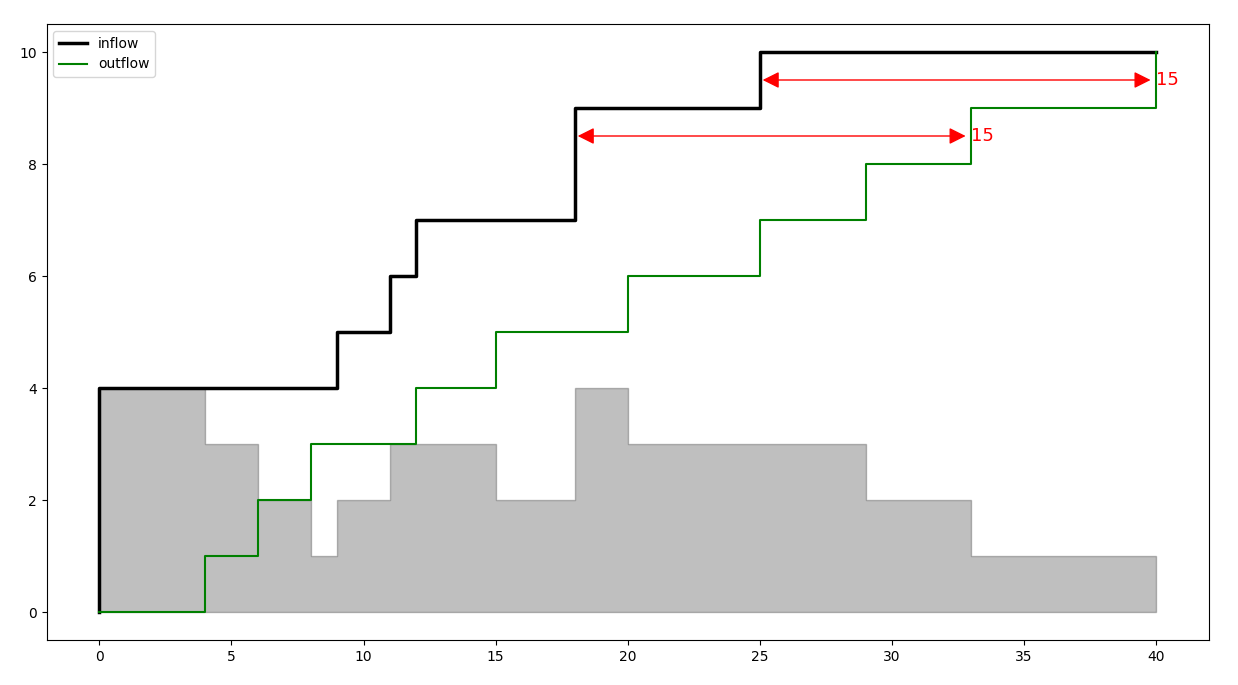

Recreate this plot in Python.
import matplotlib.pyplot as plt
from algorithms import search as b_search
from algorithms import dynamic_count as d_count


def inout_flow(inflow, outflow, grid=False, maxflow=False):
    """Toma como input 2 secuencias con tiempos inflow y outflow (en formato numérico o datetime).
    Plotea un gráfico con los inflow y outflow acumulados, además del nivel WIP, desde el inicio
    del proceso (t=0) hasta la salida de la última unidad WIP."""

    if not len(inflow) == len(outflow):
        return "Error: inflow y outflow no tienen la misma extensión"
    units_length = len(inflow)

    plt.figure(figsize=(15, 8))

    # Obtener número acumulado de unidades entrantes/salientes y max flow time (mft)
    units = []
    mft = 0
    for i in range(units_length):
        # Esto sirve para graficar la forma 'pre' del step plot (inflow)
        units.append(i)
        # Esto sirve para hallar los tiempos máximos de flujo
        mft = max(mft, outflow[i] - inflow[i])

    # Cumulative Inflow
    # El último 'inflow time' debe coincidir con el último 'outflow time' (salida de todos los WIP)
    proper_in_units = units + [units[-1] + 1]
    proper_inflow = inflow + [outflow[-1]]
    plt.step(proper_inflow, proper_in_units, where='pre', label="inflow", color='k', linewidth=2.5)

    # Cumulative Outflow (en t=0 han salido 0 unidades)
    post_units = [x+1 for x in units]
    proper_out_units = [0] + post_units
    proper_outflow = [0] + outflow
    plt.step(proper_outflow, proper_out_units, where='post', label="outflow", color='g')

    # Work in Progress (WIP)
    # Puntos de flujo (inflow u outflow)
    flow_points = list(set(proper_inflow + proper_outflow))
    flow_points.sort()

    # Nivel en el 1er flow_point
    first_point = flow_points[0]
    level_in = 0
    for point in proper_inflow:
        if point == first_point:
            level_in += 1
        else:
            break
    level_out = 0
    point_units_in = [level_in]
    point_units_out = [level_out]

    # WIP: Diferencia de niveles en el punto inicial
    wip = [point_units_in[0] - point_units_out[0]]

    # Niveles del 2do al último flow_point
    for i in range(1, len(flow_points)):

        # Si el point está solo en proper_inflow
        if b_search(proper_inflow, flow_points[i]) and not b_search(proper_outflow, flow_points[i]):
            level_in += d_count(flow_points[i], proper_inflow, level_in)
            point_units_in.append(level_in)
            point_units_out.append(point_units_out[-1])

        # Si el point está solo en proper_outflow
        elif b_search(proper_outflow, flow_points[i]) and not b_search(proper_inflow, flow_points[i]):
            level_out += 1
            point_units_out.append(level_out)
            point_units_in.append(level_in)

        # Si está en ambos
        else:
            level_in += d_count(flow_points[i], proper_inflow, level_in)
            level_out += 1
            point_units_in.append(level_in)
            point_units_out.append(level_out)

        # WIP: Diferencia de niveles restantes
        wip.append(point_units_in[i] - point_units_out[i])

    # Plotear WIP
    plt.fill_between(flow_points, wip, step="post", alpha=0.25, color="k")

    # Plot largest waiting time as a double-arrow line: <--------------------->
    if maxflow:
        units_with_mft = []

        # Obtener índices de todas las unidades con el flow time máximo
        for i in range(units_length):
            if outflow[i] - inflow[i] == mft:
                units_with_mft.append(i)

        # Plotear flechas doble
        for i in units_with_mft:
            plt.annotate(text=f'{outflow[i] - inflow[i]}', color="r", fontsize=13,
                         xy=(inflow[i], i + 0.5), xytext=(outflow[i], i + 0.5),
                         arrowprops=dict(arrowstyle="<|-|>", mutation_scale=25,
                                         color="r", linestyle='-'),
                         verticalalignment='center',
                         )
    # # Ajustar eje X
    # axes = plt.gca()
    # axes.set_xlim([1606468521.0,1606476181.0])

    if grid:
        plt.grid()
    plt.legend()
    plt.show()
